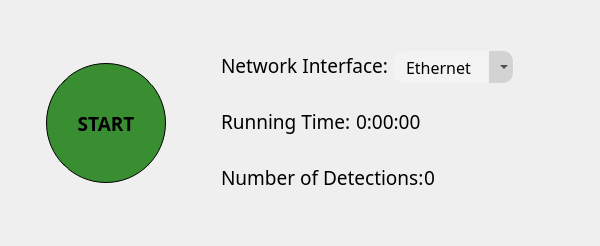
                     <widget class="QFrame" name="startHorizontalFrame">
                      <property name="styleSheet">
                       <string notr="true">#startHorizontalFrame {
   background-color: transparent;
   color: black;
}</string>
                      </property>
                      <layout class="QHBoxLayout" name="horizontalLayout_8">
                       <property name="spacing">
                        <number>15</number>
                       </property>
                       <property name="leftMargin">
                        <number>6</number>
                       </property>
                       <property name="rightMargin">
                        <number>6</number>
                       </property>
                       <property name="bottomMargin">
                        <number>10</number>
                       </property>
                       <item>
                        <spacer name="horizontalSpacer_7">
                         <property name="orientation">
                          <enum>Qt::Orientation::Horizontal</enum>
                         </property>
                         <property name="sizeHint" stdset="0">
                          <size>
                           <width>40</width>
                           <height>20</height>
                          </size>
                         </property>
                        </spacer>
                       </item>
                       <item>
                        <widget class="QPushButton" name="startStopPushButton">
                         <property name="sizePolicy">
                          <sizepolicy hsizetype="Preferred" vsizetype="Preferred">
                           <horstretch>0</horstretch>
                           <verstretch>0</verstretch>
                          </sizepolicy>
                         </property>
                         <property name="minimumSize">
                          <size>
                           <width>120</width>
                           <height>120</height>
                          </size>
                         </property>
                         <property name="maximumSize">
                          <size>
                           <width>120</width>
                           <height>120</height>
                          </size>
                         </property>
                         <property name="font">
                          <font>
                           <family>Cairo</family>
                           <pointsize>-1</pointsize>
                           <bold>true</bold>
                          </font>
                         </property>
                         <property name="cursor">
                          <cursorShape>PointingHandCursor</cursorShape>
                         </property>
                         <property name="toolTip">
                          <string>&lt;html&gt;&lt;head/&gt;&lt;body&gt;&lt;p&gt;Start/Stop network scan.&lt;/p&gt;&lt;/body&gt;&lt;/html&gt;</string>
                         </property>
                         <property name="styleSheet">
                          <string notr="true">#startStopPushButton {
    background-color: #3a8e32;
    border: 1px solid black;
    border-radius: 60px;
    color: black;
    font-size: 19px;
    font-family: Cairo;
    font-weight: bold;
}

#startStopPushButton:hover {
     background-color: #4d9946;
}

#startStopPushButton:pressed {
     background-color: #2e7128;
}</string>
                         </property>
                         <property name="text">
                          <string>START</string>
                         </property>
                        </widget>
                       </item>
                       <item>
                        <spacer name="horizontalSpacer_8">
                         <property name="orientation">
                          <enum>Qt::Orientation::Horizontal</enum>
                         </property>
                         <property name="sizeHint" stdset="0">
                          <size>
                           <width>40</width>
                           <height>20</height>
                          </size>
                         </property>
                        </spacer>
                       </item>
                       <item>
                        <widget class="QFrame" name="startInfoVerticalFrame">
                         <property name="styleSheet">
                          <string notr="true">#startInfoVerticalFrame {
	background-color: transparent;
	color: #f3f3f3;
}</string>
                         </property>
                         <layout class="QVBoxLayout" name="verticalLayout_4">
                          <property name="spacing">
                           <number>20</number>
                          </property>
                          <property name="leftMargin">
                           <number>0</number>
                          </property>
                          <property name="topMargin">
                           <number>0</number>
                          </property>
                          <property name="rightMargin">
                           <number>0</number>
                          </property>
                          <property name="bottomMargin">
                           <number>0</number>
                          </property>
                          <item>
                           <spacer name="verticalSpacer_2">
                            <property name="orientation">
                             <enum>Qt::Orientation::Vertical</enum>
                            </property>
                            <property name="sizeHint" stdset="0">
                             <size>
                              <width>20</width>
                              <height>40</height>
                             </size>
                            </property>
                           </spacer>
                          </item>
                          <item>
                           <widget class="QFrame" name="networlInterfaceHorizontalFrame">
                            <property name="minimumSize">
                             <size>
                              <width>0</width>
                              <height>35</height>
                             </size>
                            </property>
                            <property name="maximumSize">
                             <size>
                              <width>500</width>
                              <height>35</height>
                             </size>
                            </property>
                            <property name="layoutDirection">
                             <enum>Qt::LayoutDirection::LeftToRight</enum>
                            </property>
                            <property name="styleSheet">
                             <string notr="true">#networlInterfaceHorizontalFrame {
	background-color: transparent;
	color: #f3f3f3;
}</string>
                            </property>
                            <layout class="QHBoxLayout" name="horizontalLayout_9">
                             <property name="spacing">
                              <number>6</number>
                             </property>
                             <property name="leftMargin">
                              <number>0</number>
                             </property>
                             <property name="topMargin">
                              <number>0</number>
                             </property>
                             <property name="rightMargin">
                              <number>0</number>
                             </property>
                             <property name="bottomMargin">
                              <number>4</number>
                             </property>
                             <item>
                              <widget class="QLabel" name="networkInterfaceLabel">
                               <property name="minimumSize">
                                <size>
                                 <width>160</width>
                                 <height>30</height>
                                </size>
                               </property>
                               <property name="maximumSize">
                                <size>
                                 <width>16777215</width>
                                 <height>30</height>
                                </size>
                               </property>
                               <property name="font">
                                <font>
                                 <family>Cairo</family>
                                 <pointsize>-1</pointsize>
                                 <bold>false</bold>
                                </font>
                               </property>
                               <property name="styleSheet">
                                <string notr="true">#networkInterfaceLabel {
	background-color: transparent;
	color: black;
    font-size: 19px;
    font-family: Cairo;
}</string>
                               </property>
                               <property name="text">
                                <string>Network Interface:</string>
                               </property>
                               <property name="alignment">
                                <set>Qt::AlignmentFlag::AlignLeading|Qt::AlignmentFlag::AlignLeft|Qt::AlignmentFlag::AlignVCenter</set>
                               </property>
                               <property name="wordWrap">
                                <bool>false</bool>
                               </property>
                               <property name="textInteractionFlags">
                                <set>Qt::TextInteractionFlag::LinksAccessibleByMouse|Qt::TextInteractionFlag::TextSelectableByMouse</set>
                               </property>
                              </widget>
                             </item>
                             <item>
                              <widget class="QFrame" name="networkInterfaceComboBoxFrame">
                               <property name="minimumSize">
                                <size>
                                 <width>120</width>
                                 <height>32</height>
                                </size>
                               </property>
                               <property name="maximumSize">
                                <size>
                                 <width>120</width>
                                 <height>32</height>
                                </size>
                               </property>
                               <property name="font">
                                <font>
                                 <family>Cairo</family>
                                 <pointsize>12</pointsize>
                                </font>
                               </property>
                               <property name="styleSheet">
                                <string notr="true">#networkInterfaceComboBoxFrame {
    background-color: #f3f3f3;
    color: black;
    border: 2px transparent; 
    border-radius: 10px;
    padding-left: 5px;
    height: 29px;
}</string>
                               </property>
                               <property name="frameShape">
                                <enum>QFrame::Shape::StyledPanel</enum>
                               </property>
                               <property name="frameShadow">
                                <enum>QFrame::Shadow::Raised</enum>
                               </property>
                               <widget class="QFrame" name="networkInterfaceComboBoxFrameArrow">
                                <property name="geometry">
                                 <rect>
                                  <x>95</x>
                                  <y>0</y>
                                  <width>24</width>
                                  <height>32</height>
                                 </rect>
                                </property>
                                <property name="minimumSize">
                                 <size>
                                  <width>24</width>
                                  <height>32</height>
                                 </size>
                                </property>
                                <property name="maximumSize">
                                 <size>
                                  <width>22</width>
                                  <height>32</height>
                                 </size>
                                </property>
                                <property name="font">
                                 <font>
                                  <family>Cairo</family>
                                  <pointsize>12</pointsize>
                                 </font>
                                </property>
                                <property name="styleSheet">
                                 <string notr="true">#networkInterfaceComboBoxFrameArrow {
    background-color: lightgray;
    color: black;
    border-top-right-radius: 10px;
    border-bottom-right-radius: 10px;
    padding-left: 10px;
}</string>
                                </property>
                                <property name="frameShape">
                                 <enum>QFrame::Shape::StyledPanel</enum>
                                </property>
                                <property name="frameShadow">
                                 <enum>QFrame::Shadow::Raised</enum>
                                </property>
                               </widget>
                               <widget class="QComboBox" name="networkInterfaceComboBox">
                                <property name="geometry">
                                 <rect>
                                  <x>0</x>
                                  <y>0</y>
                                  <width>120</width>
                                  <height>32</height>
                                 </rect>
                                </property>
                                <property name="minimumSize">
                                 <size>
                                  <width>120</width>
                                  <height>32</height>
                                 </size>
                                </property>
                                <property name="maximumSize">
                                 <size>
                                  <width>120</width>
                                  <height>32</height>
                                 </size>
                                </property>
                                <property name="font">
                                 <font>
                                  <family>Cairo</family>
                                  <pointsize>-1</pointsize>
                                 </font>
                                </property>
                                <property name="cursor">
                                 <cursorShape>PointingHandCursor</cursorShape>
                                </property>
                                <property name="toolTip">
                                 <string>&lt;html&gt;&lt;head/&gt;&lt;body&gt;&lt;p&gt;Choose your network interface.&lt;/p&gt;&lt;/body&gt;&lt;/html&gt;</string>
                                </property>
                                <property name="styleSheet">
                                 <string notr="true">#networkInterfaceComboBox  {
    background-color: transparent;
    color: black;
    font-size: 16px;
    font-family: Cairo;
    border: 2px outset transparent;
    border-radius: 10px;
    padding: 4px;
	padding-left: 10px;
}

#networkInterfaceComboBox QAbstractItemView {
    background-color:  #f3f3f3;
    selection-background-color: rgb(95, 97, 109);
    color: rgb(0, 0, 0);
    border: 1px solid black;
    padding: 10px;
    padding-left: 5px;
    padding-right: 5px;
}

#networkInterfaceComboBox QAbstractItemView::item:hover {
    background-color: rgba(0, 0, 0, 0.07);
    color: black;
    border-radius: 6px;
    padding-left: 8px;
}

#networkInterfaceComboBox QAbstractItemView::item:selected {
    color: black;
    border: none;
    outline: none;
}

#networkInterfaceComboBox QListView{
    outline: 0px;
}</string>
                                </property>
                                <item>
                                 <property name="text">
                                  <string>Ethernet</string>
                                 </property>
                                </item>
                                <item>
                                 <property name="text">
                                  <string>Wi-Fi</string>
                                 </property>
                                </item>
                                <item>
                                 <property name="text">
                                  <string>eth0</string>
                                 </property>
                                </item>
                                <item>
                                 <property name="text">
                                  <string>wlan0</string>
                                 </property>
                                </item>
                               </widget>
                              </widget>
                             </item>
                             <item>
                              <spacer name="horizontalSpacer_9">
                               <property name="orientation">
                                <enum>Qt::Orientation::Horizontal</enum>
                               </property>
                               <property name="sizeHint" stdset="0">
                                <size>
                                 <width>40</width>
                                 <height>20</height>
                                </size>
                               </property>
                              </spacer>
                             </item>
                            </layout>
                           </widget>
                          </item>
                          <item>
                           <widget class="QFrame" name="runningTimeHorizontalFrame">
                            <property name="minimumSize">
                             <size>
                              <width>0</width>
                              <height>35</height>
                             </size>
                            </property>
                            <property name="maximumSize">
                             <size>
                              <width>500</width>
                              <height>35</height>
                             </size>
                            </property>
                            <property name="layoutDirection">
                             <enum>Qt::LayoutDirection::LeftToRight</enum>
                            </property>
                            <property name="styleSheet">
                             <string notr="true">#runningTimeHorizontalFrame {
	background-color: transparent;
	color: #f3f3f3;
}</string>
                            </property>
                            <layout class="QHBoxLayout" name="horizontalLayout_10">
                             <property name="spacing">
                              <number>0</number>
                             </property>
                             <property name="leftMargin">
                              <number>0</number>
                             </property>
                             <property name="topMargin">
                              <number>0</number>
                             </property>
                             <property name="rightMargin">
                              <number>0</number>
                             </property>
                             <property name="bottomMargin">
                              <number>3</number>
                             </property>
                             <item>
                              <widget class="QLabel" name="runningTimeLabel">
                               <property name="minimumSize">
                                <size>
                                 <width>135</width>
                                 <height>30</height>
                                </size>
                               </property>
                               <property name="maximumSize">
                                <size>
                                 <width>16777215</width>
                                 <height>30</height>
                                </size>
                               </property>
                               <property name="font">
                                <font>
                                 <family>Cairo</family>
                                 <pointsize>-1</pointsize>
                                 <bold>false</bold>
                                </font>
                               </property>
                               <property name="styleSheet">
                                <string notr="true">#runningTimeLabel {
	background-color: transparent;
	color: black;
    font-size: 19px;
    font-family: Cairo;
}</string>
                               </property>
                               <property name="text">
                                <string>Running Time:</string>
                               </property>
                               <property name="alignment">
                                <set>Qt::AlignmentFlag::AlignLeading|Qt::AlignmentFlag::AlignLeft|Qt::AlignmentFlag::AlignVCenter</set>
                               </property>
                               <property name="wordWrap">
                                <bool>false</bool>
                               </property>
                               <property name="textInteractionFlags">
                                <set>Qt::TextInteractionFlag::LinksAccessibleByMouse|Qt::TextInteractionFlag::TextSelectableByMouse</set>
                               </property>
                              </widget>
                             </item>
                             <item>
                              <widget class="QLabel" name="runningTimeCounter">
                               <property name="minimumSize">
                                <size>
                                 <width>120</width>
                                 <height>30</height>
                                </size>
                               </property>
                               <property name="maximumSize">
                                <size>
                                 <width>120</width>
                                 <height>30</height>
                                </size>
                               </property>
                               <property name="font">
                                <font>
                                 <family>Cairo</family>
                                 <pointsize>-1</pointsize>
                                 <bold>false</bold>
                                </font>
                               </property>
                               <property name="toolTip">
                                <string>&lt;html&gt;&lt;head/&gt;&lt;body&gt;&lt;p&gt;Time passed since scan started.&lt;/p&gt;&lt;/body&gt;&lt;/html&gt;</string>
                               </property>
                               <property name="styleSheet">
                                <string notr="true">#runningTimeCounter {
	background-color: transparent;
	color: black;
    font-size: 19px;
    font-family: Cairo;
}</string>
                               </property>
                               <property name="text">
                                <string>0:00:00</string>
                               </property>
                               <property name="alignment">
                                <set>Qt::AlignmentFlag::AlignLeading|Qt::AlignmentFlag::AlignLeft|Qt::AlignmentFlag::AlignVCenter</set>
                               </property>
                               <property name="wordWrap">
                                <bool>false</bool>
                               </property>
                               <property name="textInteractionFlags">
                                <set>Qt::TextInteractionFlag::LinksAccessibleByMouse|Qt::TextInteractionFlag::TextSelectableByMouse</set>
                               </property>
                              </widget>
                             </item>
                             <item>
                              <spacer name="horizontalSpacer_10">
                               <property name="orientation">
                                <enum>Qt::Orientation::Horizontal</enum>
                               </property>
                               <property name="sizeHint" stdset="0">
                                <size>
                                 <width>40</width>
                                 <height>20</height>
                                </size>
                               </property>
                              </spacer>
                             </item>
                            </layout>
                           </widget>
                          </item>
                          <item>
                           <widget class="QFrame" name="numberOfDetectionsHorizontalFrame">
                            <property name="minimumSize">
                             <size>
                              <width>0</width>
                              <height>35</height>
                             </size>
                            </property>
                            <property name="maximumSize">
                             <size>
                              <width>500</width>
                              <height>35</height>
                             </size>
                            </property>
                            <property name="styleSheet">
                             <string notr="true">#numberOfDetectionsHorizontalFrame {
	background-color: transparent;
	color: #f3f3f3;
}</string>
                            </property>
                            <layout class="QHBoxLayout" name="horizontalLayout_11">
                             <property name="spacing">
                              <number>0</number>
                             </property>
                             <property name="leftMargin">
                              <number>0</number>
                             </property>
                             <property name="topMargin">
                              <number>0</number>
                             </property>
                             <property name="rightMargin">
                              <number>0</number>
                             </property>
                             <property name="bottomMargin">
                              <number>0</number>
                             </property>
                             <item>
                              <widget class="QLabel" name="numberOfDetectionsLabel">
                               <property name="minimumSize">
                                <size>
                                 <width>190</width>
                                 <height>30</height>
                                </size>
                               </property>
                               <property name="maximumSize">
                                <size>
                                 <width>16777215</width>
                                 <height>30</height>
                                </size>
                               </property>
                               <property name="font">
                                <font>
                                 <family>Cairo</family>
                                 <pointsize>-1</pointsize>
                                 <bold>false</bold>
                                </font>
                               </property>
                               <property name="styleSheet">
                                <string notr="true">#numberOfDetectionsLabel {
	background-color: transparent;
	color: black;
    font-size: 19px;
    font-family: Cairo;
}</string>
                               </property>
                               <property name="text">
                                <string>Number of Detections:</string>
                               </property>
                               <property name="alignment">
                                <set>Qt::AlignmentFlag::AlignLeading|Qt::AlignmentFlag::AlignLeft|Qt::AlignmentFlag::AlignVCenter</set>
                               </property>
                               <property name="wordWrap">
                                <bool>false</bool>
                               </property>
                               <property name="textInteractionFlags">
                                <set>Qt::TextInteractionFlag::LinksAccessibleByMouse|Qt::TextInteractionFlag::TextSelectableByMouse</set>
                               </property>
                              </widget>
                             </item>
                             <item>
                              <widget class="QLabel" name="numberOfDetectionsCounter">
                               <property name="minimumSize">
                                <size>
                                 <width>60</width>
                                 <height>30</height>
                                </size>
                               </property>
                               <property name="maximumSize">
                                <size>
                                 <width>60</width>
                                 <height>30</height>
                                </size>
                               </property>
                               <property name="font">
                                <font>
                                 <family>Cairo</family>
                                 <pointsize>-1</pointsize>
                                 <bold>false</bold>
                                </font>
                               </property>
                               <property name="toolTip">
                                <string>&lt;html&gt;&lt;head/&gt;&lt;body&gt;&lt;p&gt;Number of detected attacks.&lt;/p&gt;&lt;/body&gt;&lt;/html&gt;</string>
                               </property>
                               <property name="styleSheet">
                                <string notr="true">#numberOfDetectionsCounter {
	background-color: transparent;
	color: black;
    font-size: 19px;
    font-family: Cairo;
}</string>
                               </property>
                               <property name="text">
                                <string>0</string>
                               </property>
                               <property name="alignment">
                                <set>Qt::AlignmentFlag::AlignLeading|Qt::AlignmentFlag::AlignLeft|Qt::AlignmentFlag::AlignVCenter</set>
                               </property>
                               <property name="wordWrap">
                                <bool>false</bool>
                               </property>
                               <property name="textInteractionFlags">
                                <set>Qt::TextInteractionFlag::LinksAccessibleByMouse|Qt::TextInteractionFlag::TextSelectableByMouse</set>
                               </property>
                              </widget>
                             </item>
                             <item>
                              <spacer name="horizontalSpacer_11">
                               <property name="orientation">
                                <enum>Qt::Orientation::Horizontal</enum>
                               </property>
                               <property name="sizeHint" stdset="0">
                                <size>
                                 <width>40</width>
                                 <height>20</height>
                                </size>
                               </property>
                              </spacer>
                             </item>
                            </layout>
                           </widget>
                          </item>
                          <item>
                           <spacer name="verticalSpacer_3">
                            <property name="orientation">
                             <enum>Qt::Orientation::Vertical</enum>
                            </property>
                            <property name="sizeHint" stdset="0">
                             <size>
                              <width>20</width>
                              <height>40</height>
                             </size>
                            </property>
                           </spacer>
                          </item>
                         </layout>
                        </widget>
                       </item>
                       <item>
                        <spacer name="horizontalSpacer_12">
                         <property name="orientation">
                          <enum>Qt::Orientation::Horizontal</enum>
                         </property>
                         <property name="sizeHint" stdset="0">
                          <size>
                           <width>40</width>
                           <height>20</height>
                          </size>
                         </property>
                        </spacer>
                       </item>
                      </layout>
                     </widget>
